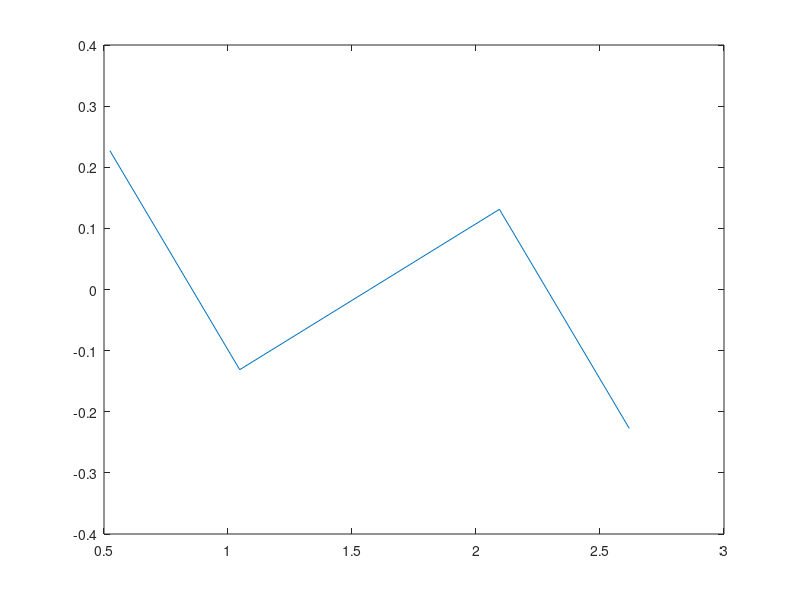

Reproduce this figure in MATLAB.
k=input('please enter a value for k (1 is recommended): ');
N_points=input ('Please enter number of internal points in space: ');
t_points=input ('Please enter numbers of internal points in time: ');
omega=input('Please enter a value for omega: ');  
T=10;
L=pi;
D=0.1;
del_x= L/(N_points+1);
del_t= T/(t_points+1);
gamma=(D*del_t)/(del_x)^2;
F=zeros(N_points,t_points+1); 

%Rows represent different positions;
%Columns represent different times;
t_j=[0,zeros(1,t_points),T];
x_j=zeros(1,N_points);
right_side_first=zeros(1,t_points+1)    %first refers to the first element in the matrix on the right hand side
right_side_last=zeros(1,t_points+1)     %last refers to the last element in the matrix on the left had side

for A=2:t_points+1    %Computing time point with given corresponding time indices
  t_j(A)=del_t*(A-1);  %t_points+2 is the last time point
end                     %1 corresponds to the first time point (t=0)

for B=1:N_points
    x_j(B)=del_x*(B);
end

g_0=sin(omega*t_j);    %Computing boundary conditions at diffrerent time points
g_L=sin(omega*t_j);
u_numerical=[g_0;zeros(N_points,t_points+2);g_L];
right_side_first=zeros(1,t_points+1)    %first refers to the first element in the matrix on the right hand side
right_side_last=zeros(1,t_points+1)     %last refers to the last element in the matrix on the left had side
right_side= [right_side_first;zeros(N_points-2,t_points+1);right_side_last]; 
a=(1+gamma)*ones(1,N_points);
b=(-gamma/2)*ones(1,N_points);
c=(-gamma/2)*ones(1,N_points-1);

for C=1:t_points+1
    
    for E=1:N_points
      F(E,C)=(omega*cos(omega*del_t*(C-1))+D*(k^2)*sin(omega*del_t*(C-1)))*cos(k*del_x*(E));
    end
    
 right_side_first(C)=(gamma/2)*u_numerical(1,C)+(1-gamma)*u_numerical(2,C)+(gamma/2)*u_numerical(3,C)+ del_t*F(E,C)+(gamma/2)*g_0(C+1);
 right_side_last(C)=(gamma/2)*u_numerical(N_points-1,C)+(1-gamma)*u_numerical(N_points,C)+(gamma/2)*u_numerical(N_points+1,E)+del_t*F(N_points,C)+(gamma/2)*g_L(C+1);  
 
    for G=2
      right_side(G,C)=(gamma/2)*u_numerical(G-1,C)+(1-gamma)*u_numerical(G,C)+(gamma/2)*u_numerical(G+1,C)+del_t*F(G,C);
    end
end
u_exact=(sin(omega*t_j(t_points+2)))*cos(k*x_j); 
plot(x_j,u_exact)
 


